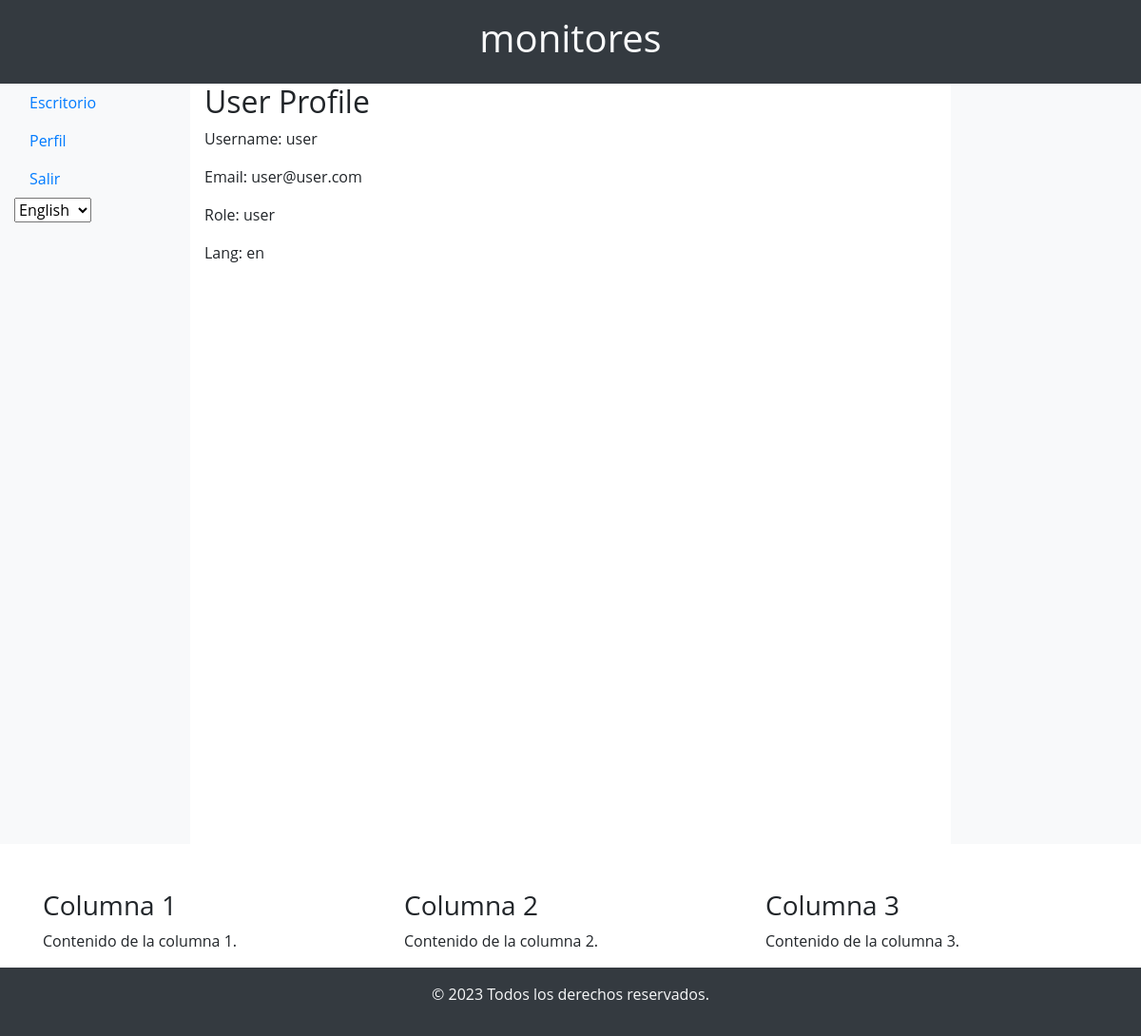
Screenshot of /profile/1 (signed in) with the database file from the repository.
### app/models/user_model.py (models this page shows, shortened)
class User(db.Model, UserMixin):
    id = db.Column(db.Integer, primary_key=True)
    username = db.Column(db.String(50), unique=True, nullable=False)
    email = db.Column(db.String(120), unique=True, nullable=False)
    password = db.Column(db.String(60), nullable=False)
    role = db.Column(db.String(20), default='user')  # Default role is 'user'
    language = db.Column(db.String(5), default='en')  # Add this line for language preference
    created_at = db.Column(db.DateTime, default=datetime.utcnow)
    updated_at = db.Column(db.DateTime, default=datetime.utcnow, onupdate=datetime.utcnow)
    def get_id(self):
        return str(self.id)

### app/controllers/user_controller.py (the view)
@app.route('/profile/<int:user_id>')
@login_required
def user_profile(user_id):
    user = User.query.get_or_404(user_id)
    if current_user.is_authenticated and (current_user == user or current_user.role == 'admin'):
        return render_template('user/profile.html', user=user)
    else:
        flash('Permission denied. You can only view your own profile.', 'danger')
        return redirect(url_for('index'))

### app/__init__.py (called while the page is built)
@login_manager.user_loader
def load_user(user_id):
    return User.query.get(int(user_id))

def is_admin():
    return current_user.is_authenticated and current_user.role == 'admin'

### app/templates/user/profile.html
{% extends 'base.html' %}
{% block content %}
    <h2>User Profile</h2>
    <p>Username: {{ current_user.username }}</p>
    <p>Email: {{ current_user.email }}</p>
    <p>Role: {{ current_user.role }}</p>
    <p>Lang: {{current_user.language}}</p>
{% endblock %}

### app/static/css/styles.css (style rules this page uses)
html, body { height: 100%; margin: 0; }
body { display: flex; flex-direction: column; }
body { font-family: 'Open Sans', sans-serif; }

### rows the page displays
User: username "user", email "user@user.com", role "user", language "en"
